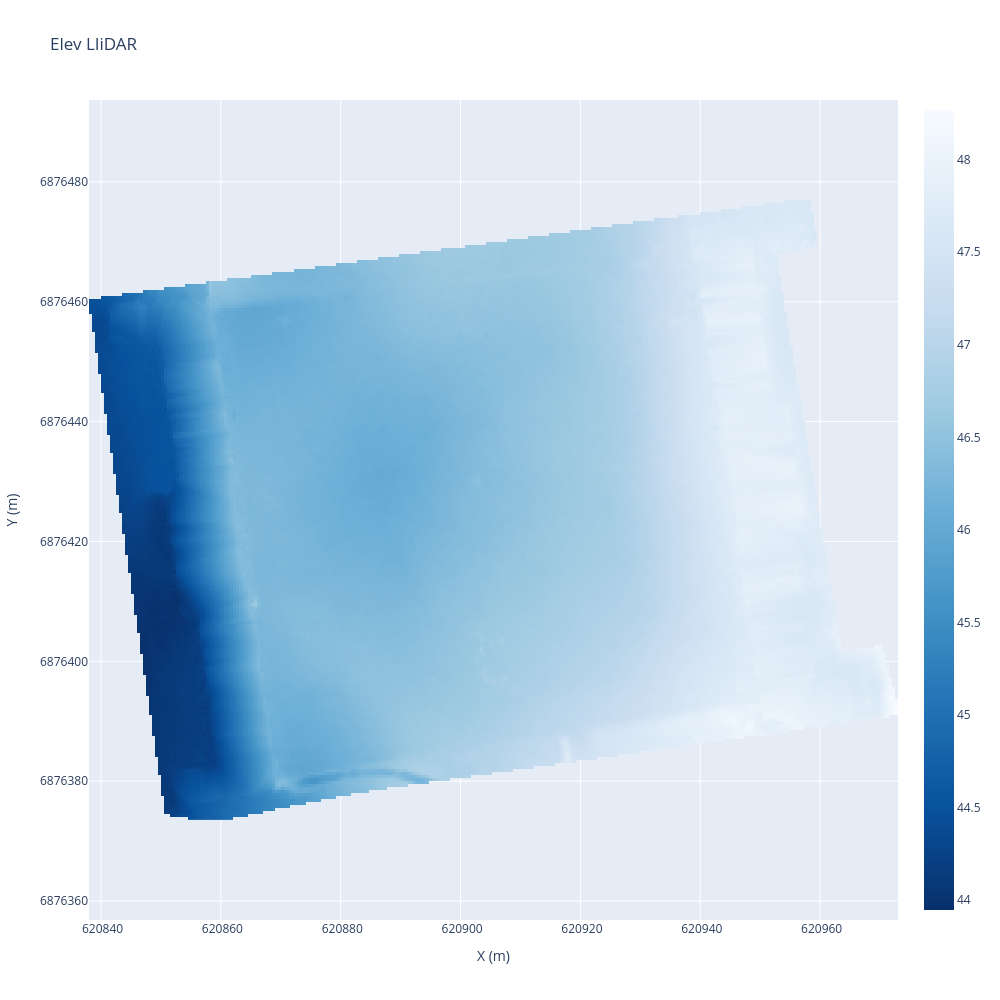

The code cell stored with this chart in its notebook:
### Code cell
import plotly.graph_objects as go
#### Création des autres cartes 
def create_plotly_map(grid: np.array, metadata: dict, 
                      title: str = "Titre", color: str = 'blues_r', fig_dim: tuple = (None, None), 
                      unit: list = ["Data", "unit"], 
                      grids_hover: np.array = None, info_hover: list =None) -> go.Figure:
    """Create an interactive heatmap with continuous colorbar using Plotly, based on a 2D grid and spatial metadata.
    The x and y axes represent geographic coordinates, while the hover information includes pixel indices
    Additional grids can be provided to enrich hover information (e.g., land use, interception depth).
    
    Args:
        grid (np.ndarray):
            2D array representing the data to be visualized.
        metadata (dict):
            dict_soilnary containing spatial metadata for the grid. Must include:
            - 'xllcorner': x-coordinate of the lower-left corner.
            - 'yllcorner': y-coordinate of the lower-left corner.
            - 'cellsize': Size of each grid cell.
            - 'ncols': Number of columns in the grid.
            - 'nrows': Number of rows in the grid.
        title (str, optional):
            Title of the plot. Defaults to "Titre".
        color (str, optional):
            Color scale for the heatmap. Defaults to 'blues_r'.
        fig_dim (tuple, optional):
            Figure dimensions as (width, height). Defaults to (None, None).
        unit (list, optional):
            List containing the data label and unit (e.g., ["Elevation", "m"]).
            Defaults to ["Data", "unit"].
        grids_hover (list of np.ndarray, optional):
            List of additional 2D grids to include in hover information.
            Each grid must match the shape of `grid`. Defaults to None.
        info_hover (list of str, optional):
            List of labels for the additional hover information.
            Must match the number of grids in `grids_hover`. Defaults to None.
    
    Notes:
        - Pixel indices in the hover information start at 1 (to match TREX conventions).
        - If `grids_hover` is provided, `info_hover` must have the same number of elements.
        - The y-axis is reversed to match cartographic conventions (y increases upwards).
        - Not suited for ploting the land use map.

    Returns:
        go.Figure: A Plotly Figure object containing the interactive heatmap.
    """
    # Coordination spatiale
    x0 = metadata['xllcorner']
    y0 = metadata['yllcorner']
    dx = metadata['cellsize']
    nx = metadata['ncols']
    ny = metadata['nrows']
    x = np.linspace(x0, x0 + nx * dx, nx)
    y = np.linspace(y0, y0 + ny * dx, ny)
    # Inversion des valeurs de y 
    y = y[::-1]
    # Valeurs extrèmes pour la colorbar
    maxi = np.nanmax(grid)
    mini = np.nanmin(grid)
    # Pour le hover indices des pixels
    rows, cols = np.indices(grid.shape)
    customdata_test = np.dstack((rows +1, cols +1)) # adding 1 to match the way TREX count (starting to 1)
    # Adding the hovers grids to customdata
    if grids_hover:
        for grid_h in grids_hover:
            customdata_test = np.dstack((customdata_test, grid_h))
    # Création de la fig
    fig = go.Figure()
    fig.add_trace(
        go.Heatmap(
            z=grid,
            zmax=maxi, zmin=mini,
            x=x, y=y,
            customdata=customdata_test,
            hovertemplate=f"<b>{unit[0]}:" +"%{z:.10f}" + f" {unit[1]}<extra></extra></b><br>"+
                            "Ligne: %{customdata[0]}<br>" +
                            "Colonne: %{customdata[1]}<br>",
            colorscale=color
        )
    )
    # Ajout des informations supplémentaires pour chaque grille dans grids_hover
    if grids_hover and info_hover:
         # Récupération du hovertemplate de base
        base_hovertemplate = fig.data[0].hovertemplate
        for i, info in enumerate(info_hover, start=2):
            base_hovertemplate += f"{info}: %"+ "{customdata[" + f"{i}]" + "}<br>" # Weird syntax to match plotly needs
        # Mise à jour du hovertemplate
        fig.data[0].hovertemplate = base_hovertemplate
    fig.update_layout(
        title=title,
        autosize = False,
        width=fig_dim[0],
        height=fig_dim[1],
        xaxis_title="X (m)",
        xaxis=dict(
        tickformat=" d",  # Affiche les entiers 
        tickmode='auto',
        showgrid=True
        ),
        yaxis_title="Y (m)",
        yaxis=dict(
        tickformat=" d",  # Affiche les entiers
        tickmode='auto',
        showgrid=True
        ),
        )
    fig.update_yaxes(scaleanchor="x")
    fig.update_coloraxes(colorbar=dict(nticks=10, ticks="outside",ticklen=6, ))
    
    return fig


meta, grid_lidar = read_file.read_asc_file(r"Inputs\elev_bon.asc")
map_lidar = create_plotly_map(grid_lidar, meta, title="Elev LIiDAR", fig_dim=(1000,1000))
map_lidar.show()

### Figure 1 — Plotly figure (JSON) as saved in the notebook; plotly's stock layout.template omitted (floating-point values rounded to 4 significant figures; data arrays with more than 128 entries replaced by an {"elided": "..."} marker saying what was removed)
{"data": [{"colorscale": [[0, "rgb(8,48,107)"], [0.125, "rgb(8,81,156)"], [0.25, "rgb(33,113,181)"], [0.375, "rgb(66,146,198)"], [0.5, "rgb(107,174,214)"], [0.625, "rgb(158,202,225)"], [0.75, "rgb(198,219,239)"], [0.875, "rgb(222,235,247)"], [1, "rgb(247,251,255)"]], "customdata": {"elided": "110828 int values"}, "hovertemplate": "<b>Data:%{z:.10f} unit<extra></extra></b><br>Ligne: %{customdata[0]}<br>Colonne: %{customdata[1]}<br>", "type": "heatmap", "x": {"elided": "269 float values"}, "y": {"elided": "206 float values"}, "z": {"elided": "206x269 float values"}, "zmax": 48.27, "zmin": 43.95}], "layout": {"autosize": false, "coloraxis": {"colorbar": {"nticks": 10, "ticklen": 6, "ticks": "outside"}}, "height": 1000, "title": {"text": "Elev LIiDAR"}, "width": 1000, "xaxis": {"showgrid": true, "tickformat": " d", "tickmode": "auto", "title": {"text": "X (m)"}}, "yaxis": {"scaleanchor": "x", "showgrid": true, "tickformat": " d", "tickmode": "auto", "title": {"text": "Y (m)"}}}}
